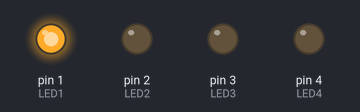
Simulated run of this sketch. Board: Arduino Uno, built with avr-gcc and run on an emulated ATmega328P. On the bench: output pins drawn as LEDs (lit = HIGH).

Above: at 0.2 s.
At 0.7 s:
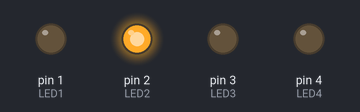
At 1.2 s:
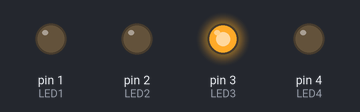
At 2.7 s:
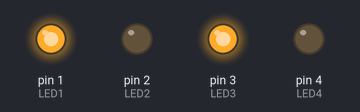
At 5.0 s:
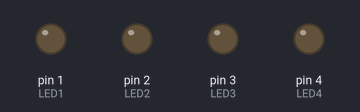
At 8.5 s:
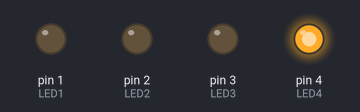
Timing chart, 0 to 8.8 s (numbered marks = the images above):
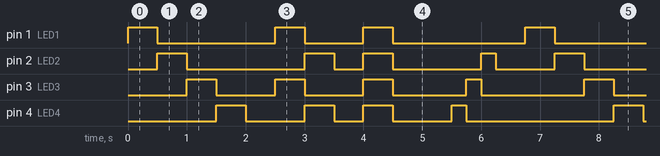

Measured:
- by itself, pin 1 (LED1): repeats every 6.8 s: LOW 2.0 s, HIGH 0.50 s, LOW 1.0 s, HIGH 0.50 s, LOW 2.3 s, HIGH 0.50 s
- by itself, pin 2 (LED2): repeats every 6.8 s: LOW 2.0 s, HIGH 0.50 s, LOW 0.50 s, HIGH 0.50 s, LOW 1.5 s, HIGH 0.25 s, LOW 1.0 s, HIGH 0.50 s
- by itself, pin 3 (LED3): repeats every 6.8 s: 2 × (LOW 1.0 s, HIGH 0.50 s), LOW 1.3 s, HIGH 0.25 s, LOW 1.8 s, HIGH 0.50 s
- by itself, pin 4 (LED4): repeats every 6.8 s: LOW 1.0 s, HIGH 0.50 s, LOW 0.50 s, HIGH 0.50 s, LOW 1.0 s, HIGH 0.25 s, LOW 2.5 s, HIGH 0.50 s

The sketch:

sketch_mar4b.ino
```cpp
const int LED1 = 1; //13
const int LED2 = 2; //12
const int LED3 = 3; //11
const int LED4 = 4; //10

// Declare variables
int pattern = 0;      // Controls the LED pattern
int brightness = 255;
int speed = 500;      // Delay time in milliseconds

void setup() {
  pinMode(LED1, OUTPUT);
  pinMode(LED2, OUTPUT);
  pinMode(LED3, OUTPUT);
  pinMode(LED4, OUTPUT);
}

void loop() {
  if (pattern >= 4) {
    pattern = 0; // Reset pattern after 4 cycles
  }

  if (pattern == 0) {
    // Pattern 1: Sequential Blink
    digitalWrite(LED1, HIGH);
    delay(speed);
    digitalWrite(LED1, LOW);
    digitalWrite(LED2, HIGH);
    delay(speed);
    digitalWrite(LED2, LOW);
    digitalWrite(LED3, HIGH);
    delay(speed);
    digitalWrite(LED3, LOW);
    digitalWrite(LED4, HIGH);
    delay(speed);
    digitalWrite(LED4, LOW);
  }
  else if (pattern == 1) {
    // Pattern 2: Alternating Blink
    digitalWrite(LED1, HIGH);
    digitalWrite(LED3, HIGH);
    delay(speed);
    digitalWrite(LED1, LOW);
    digitalWrite(LED3, LOW);
    digitalWrite(LED2, HIGH);
    digitalWrite(LED4, HIGH);
    delay(speed);
    digitalWrite(LED2, LOW);
    digitalWrite(LED4, LOW);
  }
  else if (pattern == 2) {
    // Pattern 3: All Blink Together
    digitalWrite(LED1, HIGH);
    digitalWrite(LED2, HIGH);
    digitalWrite(LED3, HIGH);
    digitalWrite(LED4, HIGH);
    delay(speed);
    digitalWrite(LED1, LOW);
    digitalWrite(LED2, LOW);
    digitalWrite(LED3, LOW);
    digitalWrite(LED4, LOW);
    delay(speed);
  }
  else {
    // Pattern 4: Knight Rider Style
    for (int i = 4; i <= 1; i++) {
      digitalWrite(i, HIGH);
      delay(speed / 2);
      digitalWrite(i, LOW);
    }
    for (int i = 4; i >= 2; i--) {
      digitalWrite(i, HIGH);
      delay(speed / 2);
      digitalWrite(i, LOW);
    }
  }

  pattern++; // Move to the next pattern
  delay(speed); // General delay before next pattern cycle
}
```
